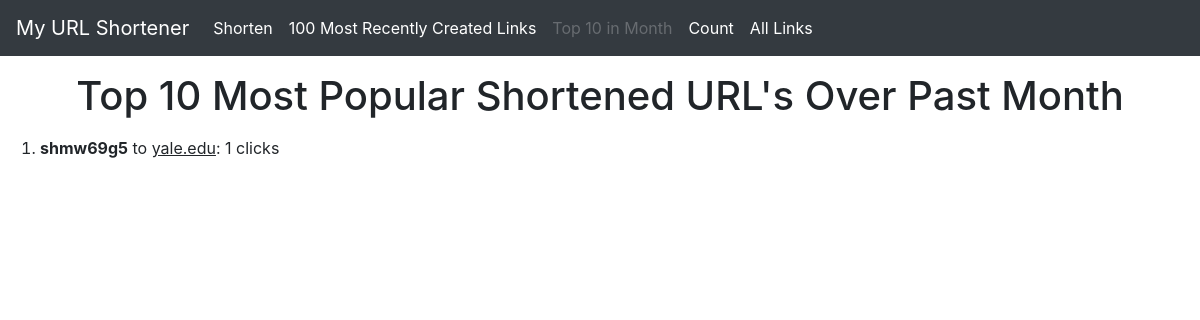
The page /top/ on the database its author committed.
### shortener/models.py (models this page shows, shortened)
class Link(models.Model):
    url = models.CharField(max_length=255, default = '')
    shortened = models.CharField(max_length=8, unique=True, default='abcd1234')
    timeCreated = models.DateTimeField(auto_now_add=True)
    count = models.IntegerField(default = 0)

### shortener/views.py (the view)
# urls.py: path('top/', top),
def top(request):
    today = datetime.date.today()
    first = today.replace(day=1)
    lastMonth = first - datetime.timedelta(days=1)
    recentLinks = []
    recentClicks = Clicked.objects.filter(clickAt__range=(lastMonth, today)).select_related('link')
    for c in Clicked.objects.filter(clickAt__range=(lastMonth, today)).select_related('link'):
        recentLinks.append(c.link)
    ctr = Counter(recentLinks)
    topLinks = ctr.most_common(10)
    d = {"top" : topLinks}
    return render(request, "top.html", d)

### templates/top.html (shortened to what this page needs)
<!DOCTYPE html>
<html lang="en">
<head>
	<link rel="stylesheet" href="https://stackpath.bootstrapcdn.com/bootstrap/4.3.1/css/bootstrap.min.css">
</head>
<body>
	<nav class="navbar navbar-expand-lg navbar-dark bg-dark">
  		<a class="navbar-brand" href="/">My URL Shortener</a>
  		<div class="collapse navbar-collapse" id="navbarNavAltMarkup">
    		<div class="navbar-nav">
    			<a class="nav-item nav-link active" href="/shorten/">Shorten</a>
      			<a class="nav-item nav-link active" href="/recent/">100 Most Recently Created Links</a>
      			<a class="nav-item nav-link disabled" href="/top/">Top 10 in Month</a>
      			<a class="nav-item nav-link active" href="/count/">Count</a>
      			<a class="nav-item nav-link active" href="/all-links/">All Links</a>
    		</div>
  		</div>
	</nav>
	<h1 class="text-center"> Top 10 Most Popular Shortened URL's Over Past Month </h1>
	{% block content %}
	<ol>
	{% for link, count in top %}
		<li><b>{{link.shortened}}</b> to <u>{{link.url}}</u>: {{count}} clicks</li>
	{% endfor %}
	</ol>
	{% endblock %}
</body>
</html>

### rows shown on the page
Link: shortened "shmw69g5", url "yale.edu", count "1"
